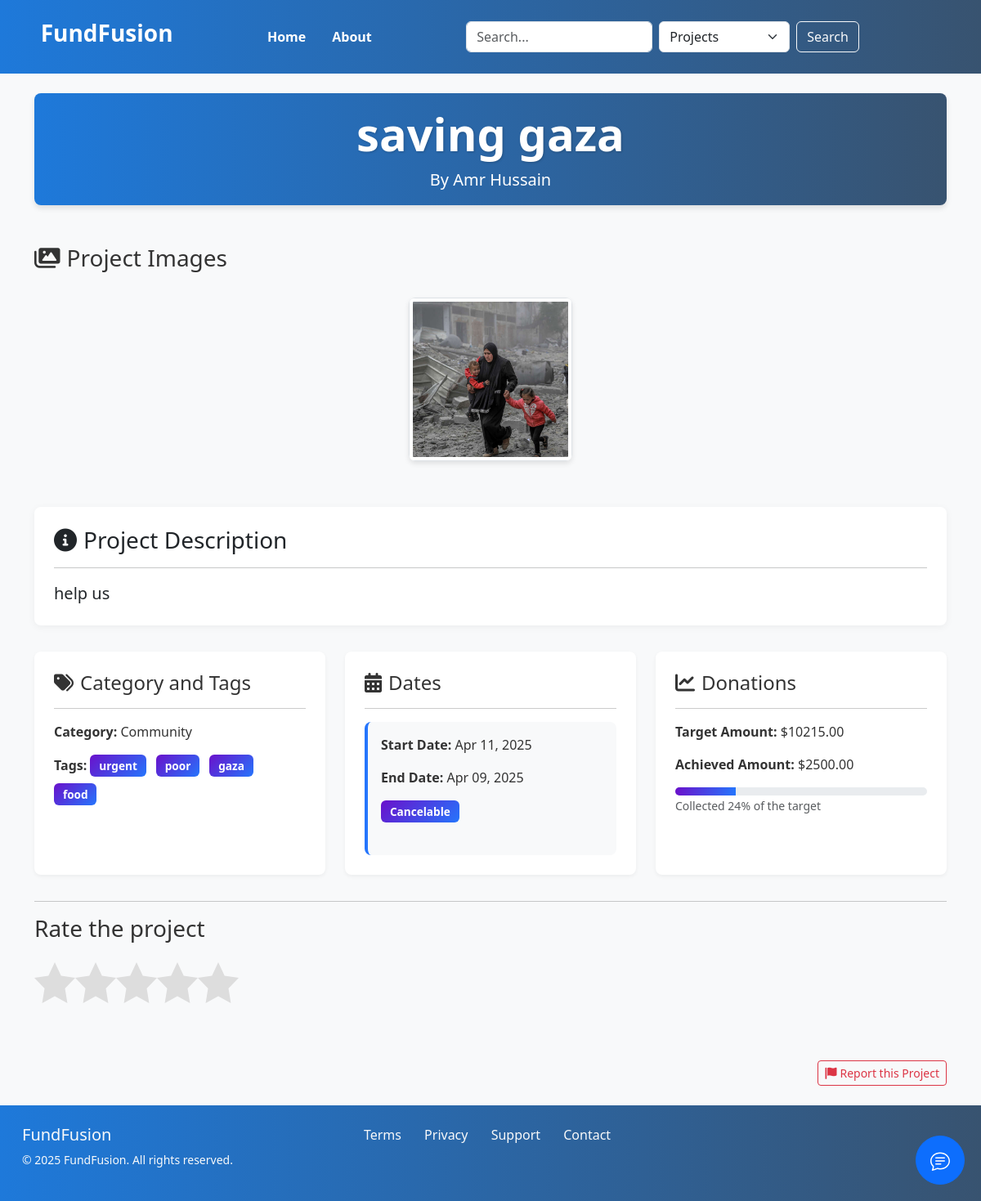
The page /project/9/ (signed in) on the database as committed earlier.
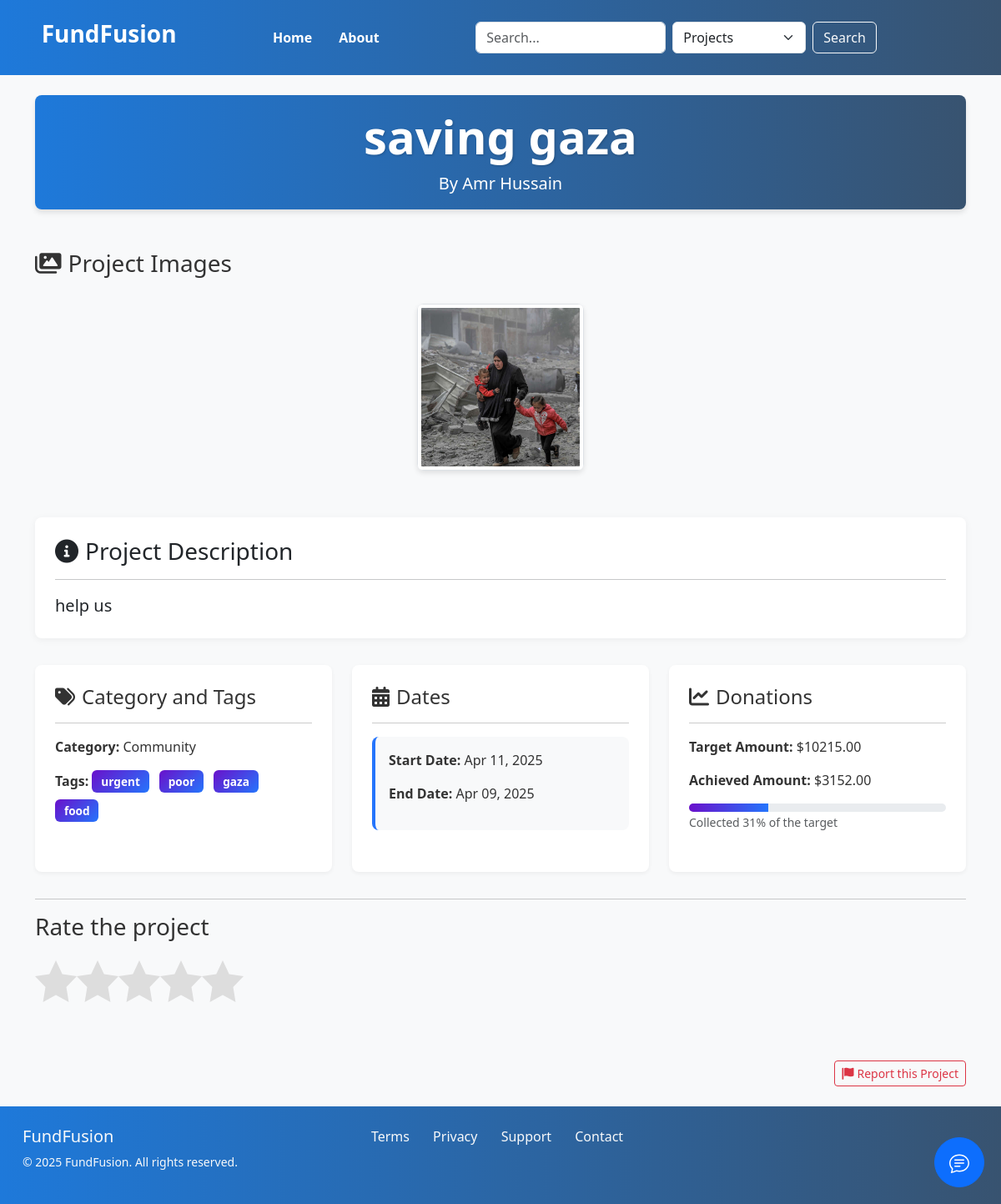
The same page on the database as committed later.
### dashboard/models.py (models this page shows, shortened)
class Project(models.Model):
    creator = models.ForeignKey(User, on_delete=models.CASCADE)
    title = models.CharField(max_length=100)
    details = models.TextField()
    category = models.ForeignKey(Category, on_delete=models.CASCADE)
    tags = models.ManyToManyField(Tag)
    target = models.DecimalField(max_digits=10, decimal_places=2, null=True, blank=True,
                                help_text="Target amount to raise")
    current_amount = models.DecimalField(max_digits=10, decimal_places=2, default=0)
    start_time = models.DateTimeField(auto_now_add=True)
    end_time = models.DateTimeField(null=True, blank=True)
    is_featured = models.BooleanField(default=False)
    @property
    def funding_percentage(self):
        if self.target == 0:
            return 0
        return (self.current_amount / self.target) * 100
    @property
    def can_be_cancelled(self):
        return self.funding_percentage < 25

class ProjectPictures(models.Model):
    project = models.ForeignKey(Project, on_delete=models.CASCADE)
    image = models.ImageField(upload_to='projects/images')

class Category(models.Model):
    name = models.CharField(max_length=100)
    description = models.TextField()
    slug = models.SlugField(blank=True)  # ⚠️ no unique=True for now!
    class Meta:
        verbose_name_plural = "Categories"

class Tag(models.Model):
    name = models.CharField(max_length=50, unique=True) # to use in searching

### users/models.py (models this page shows, shortened)
class User(AbstractUser):
    fname = models.CharField(max_length=50)
    lname = models.CharField(max_length=50)
    email = models.EmailField(unique=True)
    password = models.CharField(max_length=50)
    facebook_acount = models.CharField(max_length=50, null=True,blank=True)
    Birthdate = models.DateTimeField(null=True, blank=True)
    phone = models.CharField(max_length=50)
    active_email = models.BooleanField(default=False)
    picture = models.ImageField(upload_to='users/', null=True, blank=True, default='default.jpg')

### main/views.py (the view)
# urls.py: path('project/<int:pk>/', ProjectDetailView.as_view(), name='project_detail'),
class ProjectDetailView(LoginRequiredMixin,DetailView):
    model = Project
    template_name = 'components/project_detail.html'
    context_object_name = 'project'

### main/templates/components/project_detail.html (shortened to what this page needs)
{% extends "parent.html" %}
{% load static %}
{% block style %}
<link href="{% static 'users/css/rating.css' %}" rel="stylesheet">
<link href="https://cdnjs.cloudflare.com/ajax/libs/font-awesome/6.0.0/css/all.min.css" rel="stylesheet">
{% endblock %}
{% block content %}
<div class="container py-4">
    <div class="project-header text-center mb-5">
        <h1 class="display-4">{{ project.title }}</h1>
        <p class="lead mb-0">By {{ project.creator.fname }} {{ project.creator.lname }}</p>
    </div>
    {% if project.projectpictures_set.all %}
    <div class="gallery-container mb-5">
        <h3 class="mb-4"><i class="fas fa-images me-2"></i>Project Images</h3>
        <div class="gallery-row">
            {% for picture in project.projectpictures_set.all %}
            <div class="gallery-item">
                <img src="{{ picture.image.url }}" alt="{{ project.title }}" class="img-fluid img-thumbnail"
                    onclick="openLightbox('{{ picture.image.url }}')">
            </div>
            {% endfor %}
        </div>
    </div>
    {% endif %}
    <div class="card mb-4">
        <div class="card-body">
            <h3 class="card-title"><i class="fas fa-info-circle me-2"></i>Project Description</h3>
            <hr>
            <p class="card-text lead">{{ project.details }}</p>
        </div>
    </div>
    <div class="project-details">
        <div class="detail-card">
            <h4><i class="fas fa-tags me-2"></i>Category and Tags</h4>
            <hr>
            <p><strong>Category:</strong> {{ project.category.name }}</p>
            <p><strong>Tags:</strong>
                {% for tag in project.tags.all %}
                <span class="badge">{{ tag.name }}</span>
                {% empty %}
                <span class="text-muted">No tags available</span>
                {% endfor %}
            </p>
        </div>
        <div class="detail-card">
            <h4><i class="fas fa-calendar-alt me-2"></i>Dates</h4>
            <hr>
            <div class="date-info">
                <p><strong>Start Date:</strong> {{ project.start_time|date:"M d, Y" }}</p>
                <p><strong>End Date:</strong> {{ project.end_time|date:"M d, Y" }}</p>
                {% if project.can_be_cancelled %}
                <p><span class="badge bg-warning">Cancelable</span></p>
                {% endif %}
            </div>
        </div>
        <div class="detail-card">
            <h4><i class="fas fa-chart-line me-2"></i>Donations</h4>
            <hr>
            <p><strong>Target Amount:</strong> ${{ project.target }}</p>
            <p><strong>Achieved Amount:</strong> ${{ project.current_amount }}</p>
            <div class="progress-container mt-3">
                <div class="progress">
                    <div class="progress-bar" role="progressbar"
                        style="width: {% widthratio project.current_amount project.target 100 %}%"
                        aria-valuenow="{% widthratio project.current_amount project.target 100 %}" aria-valuemin="0"
                        aria-valuemax="100"></div>
                </div>
                <small class="text-muted">Collected {% widthratio project.current_amount project.target 100 %}% of the
                    target</small>
            </div>
        </div>
    </div>
    <div class="">
        <hr>
        <div class="">
            <h3>Rate the project</h3>
            <div class="star-rating">
            </div>
        </div>
    </div>
    <div class="text-end mt-4">
        <button onclick="report({{project.id}},'Project')" class="btn btn-report btn-sm">
            <i class="fas fa-flag me-1"></i>Report this Project
        </button>
    </div>
</div>
{% endblock %}

### templates/parent.html (shortened to what this page needs)
{%load static%}
<!DOCTYPE html>
<html lang="en">
<head>
    <link href="https://cdn.jsdelivr.net/npm/bootstrap@5.3.0-alpha1/dist/css/bootstrap.min.css" rel="stylesheet">
    {%block style %}
    {% endblock %}
</head>
<body>
    <header class="text-white py-4">
        <div class="d-flex justify-content-around align-items-center">
            <h1 class="h3 fw-bold">FundFusion</h1>
            <nav>
                <ul class="nav">
                    <li class="nav-item"><a href="/" class="nav-link text-white fw-semibold">Home</a></li>
                    <li class="nav-item"><a href="#about" class="nav-link text-white fw-semibold">About</a></li>
                </ul>
            </nav>
            <form method="GET" action="{% url 'search' %}" class="d-flex" role="search">
                <input class="form-control me-2" type="search" name="q" placeholder="Search..." aria-label="Search">
                <select class="form-select me-2" name="type" style="max-width: 160px;">
                    <option value="projects">Projects</option>
                </select>
                <button class="btn btn-outline-light" type="submit">Search</button>
            </form>
        </div>
    </header>
    {% block content %}{% endblock %}
    <div class="chat-icon" style="position: fixed; bottom: 20px; right: 20px; z-index: 1000;">
        <button id="chatButton" class="btn btn-primary rounded-circle" style="width: 60px; height: 60px;">
        </button>
    </div>
   <footer class="bg-dark text-light py-4">
    <div class="container-fluid" style="width: 100% !important; padding-right: 15px !important; padding-left: 15px !important; margin-right: auto !important; margin-left: auto !important;">
      <div class="row" style="display: flex !important; flex-wrap: wrap !important; width: 100% !important; margin-right: 0 !important; margin-left: 0 !important;">
        <div class="col-md-4 mb-3 mb-md-0" style="flex: 0 0 33.333333% !important; max-width: 33.333333% !important; margin-bottom: 1rem !important;">
          <h5 style="font-size: 1.25rem !important; font-weight: 500 !important; margin-bottom: 0.5rem !important;">FundFusion</h5>
          <p class="small mb-0" style="font-size: 0.875rem !important; margin-bottom: 0 !important;">© 2025 FundFusion. All rights reserved.</p>
        </div>
        <div class="col-md-4 mb-3 mb-md-0" style="flex: 0 0 33.333333% !important; max-width: 33.333333% !important; margin-bottom: 1rem !important;">
          <div class="d-flex justify-content-center" style="display: flex !important; justify-content: center !important;">
            <ul class="list-inline mb-0" style="padding-left: 0 !important; list-style: none !important; margin-bottom: 0 !important;">
              <li class="list-inline-item" style="display: inline-block !important; margin-right: 0.5rem !important;"><a href="#" class="text-light mx-2" style="color: #f8f9fa !important; text-decoration: none !important; margin-left: 0.5rem !important; margin-right: 0.5rem !important;">Terms</a></li>
              <li class="list-inline-item" style="display: inline-block !important; margin-right: 0.5rem !important;"><a href="#" class="text-light mx-2" style="color: #f8f9fa !important; text-decoration: none !important; margin-left: 0.5rem !important; margin-right: 0.5rem !important;">Privacy</a></li>
              <li class="list-inline-item" style="display: inline-block !important; margin-right: 0.5rem !important;"><a href="#" class="text-light mx-2" style="color: #f8f9fa !important; text-decoration: none !important; margin-left: 0.5rem !important; margin-right: 0.5rem !important;">Support</a></li>
              <li class="list-inline-item" style="display: inline-block !important; margin-right: 0.5rem !important;"><a href="#" class="text-light mx-2" style="color: #f8f9fa !important; text-decoration: none !important; margin-left: 0.5rem !important; margin-right: 0.5rem !important;">Contact</a></li>
            </ul>
          </div>
        </div>
        <div class="col-md-4" style="flex: 0 0 33.333333% !important; max-width: 33.333333% !important;">
        </div>
      </div>
    </div>
  </footer>
</body>
</html>

### main/templates/components/project_detail.html (style rules this page uses)
body { background-color: #f8f9fa; color: #333; }
.project-header { background: linear-gradient(90deg, #1e79da, #385370); color: white; padding: 1rem 0; border-radius: 0.5rem; margin-bottom: 20px; box-shadow: 0 4px 6px rgba(0, 0, 0, 0.1); }
.project-header h1 { font-weight: 700; text-shadow: 1px 1px 3px rgba(0, 0, 0, 0.2); }
.card { border: none; border-radius: 0.5rem; box-shadow: 0 2px 10px rgba(0, 0, 0, 0.05); margin-bottom: 1.5rem; transition: transform 0.3s ease; }
.card-body { padding: 1.5rem; }
.gallery-container { position: relative; margin-bottom: 2rem; }
.gallery-row { display: flex; flex-wrap: wrap; justify-content: center; }
.gallery-item { position: relative; margin: 0.5rem; overflow: hidden; border-radius: 0.5rem; box-shadow: 0 3px 6px rgba(0, 0, 0, 0.1); transition: all 0.3s ease; height: 200px; width: 200px; }
.gallery-item img { width: 100%; height: 100%; object-fit: cover; transition: transform 0.5s ease; }
.progress-container { margin: 1.5rem 0; }
.progress { height: 10px; border-radius: 5px; background-color: #e9ecef; }
.progress-bar { background: linear-gradient(90deg, #6a11cb, #2575fc); }
.star-rating { font-size: 2rem; margin: 1rem 0; }
.badge { margin-right: 0.5rem; margin-bottom: 0.5rem; padding: 0.5em 0.8em; font-size: 0.85em; background: linear-gradient(135deg, #6a11cb 0%, #2575fc 100%); }
.date-info { background-color: #f8f9fa; padding: 1rem; border-radius: 0.5rem; border-left: 4px solid #2575fc; }
.btn-report { border: 1px solid #dc3545; color: #dc3545; transition: all 0.3s ease; }
.project-details { display: grid; grid-template-columns: repeat(auto-fit, minmax(300px, 1fr)); gap: 1.5rem; margin: 2rem 0; }
.detail-card { background-color: white; padding: 1.5rem; border-radius: 0.5rem; box-shadow: 0 2px 5px rgba(0, 0, 0, 0.05); }

### templates/parent.html (style rules this page uses)
header, footer { background: linear-gradient(90deg, #1e79da, #385370); }

Rows that differ between the two databases and show on the page:
changed Project "saving gaza": current_amount "2500.00" → "3152.00"; current_amount+target "24" → "31"
Other text that changed with them:
text no longer shown: "Cancelable"
